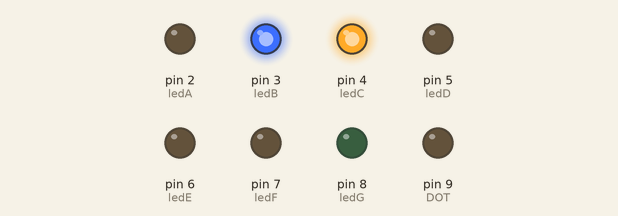
Simulated run of this sketch. Board: Arduino Uno, built with avr-gcc and run on an emulated ATmega328P. Shown: output pins drawn as LEDs (lit = HIGH).

Above: at 0.1 s.
Timing chart, 0 to 1.6 s (numbered marks = the images above):
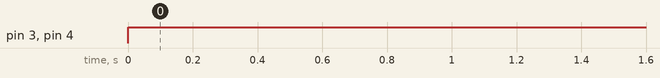

The sketch:

C13-1.ino
```cpp
int ledA=2;
int ledB=3;
int ledC=4;
int ledD=5;
int ledE=6;
int ledF=7;
int ledG=8;
int DOT=9;


void setup() {
  pinMode(ledA, OUTPUT);
  pinMode(ledB, OUTPUT);
  pinMode(ledC, OUTPUT);
  pinMode(ledD, OUTPUT);
  pinMode(ledE, OUTPUT);
  pinMode(ledF, OUTPUT);
  pinMode(ledG, OUTPUT);
  pinMode(DOT, OUTPUT);
}

void loop() { // 숫자 1출력
    digitalWrite(ledA, LOW);
    digitalWrite(ledB, HIGH);
    digitalWrite(ledC, HIGH);
    digitalWrite(ledD, LOW);
    digitalWrite(ledE, LOW);
    digitalWrite(ledF, LOW);
    digitalWrite(ledG, LOW);
    digitalWrite(DOT, LOW);
}
```

Measured:
- by itself, pin 3 (ledB), pin 4 (ledC): LOW → HIGH at 0.00 s
